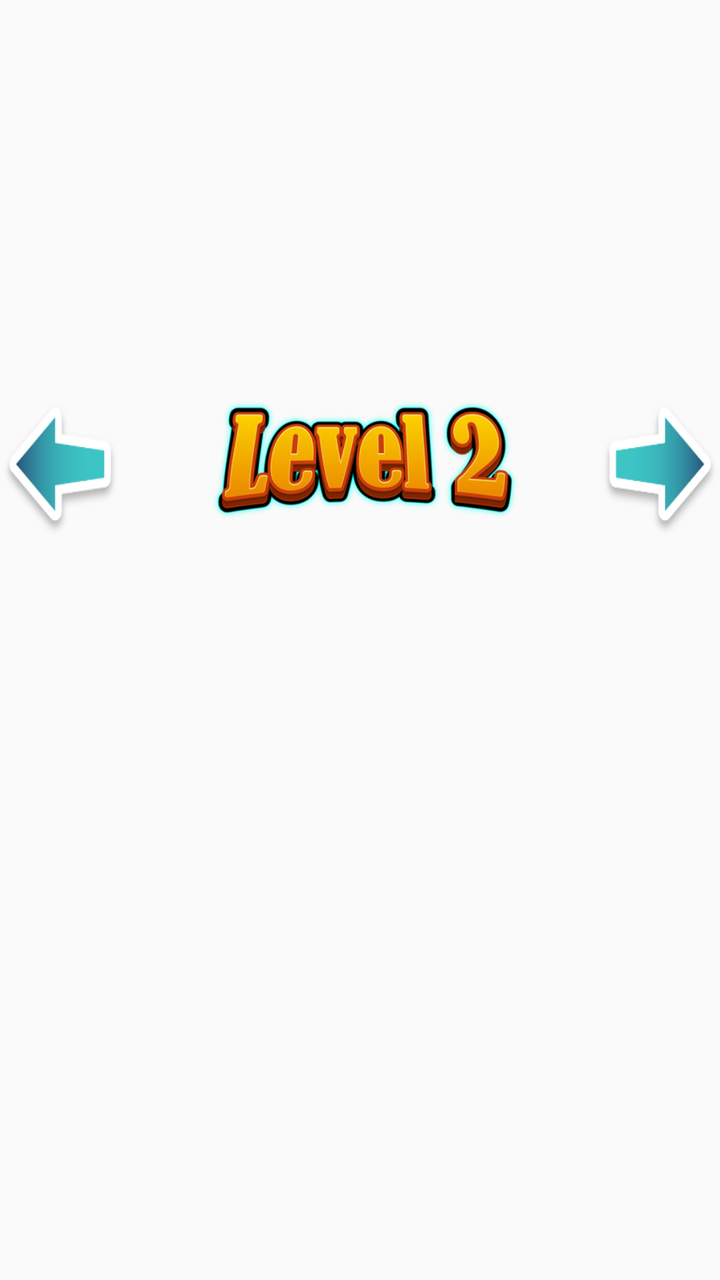
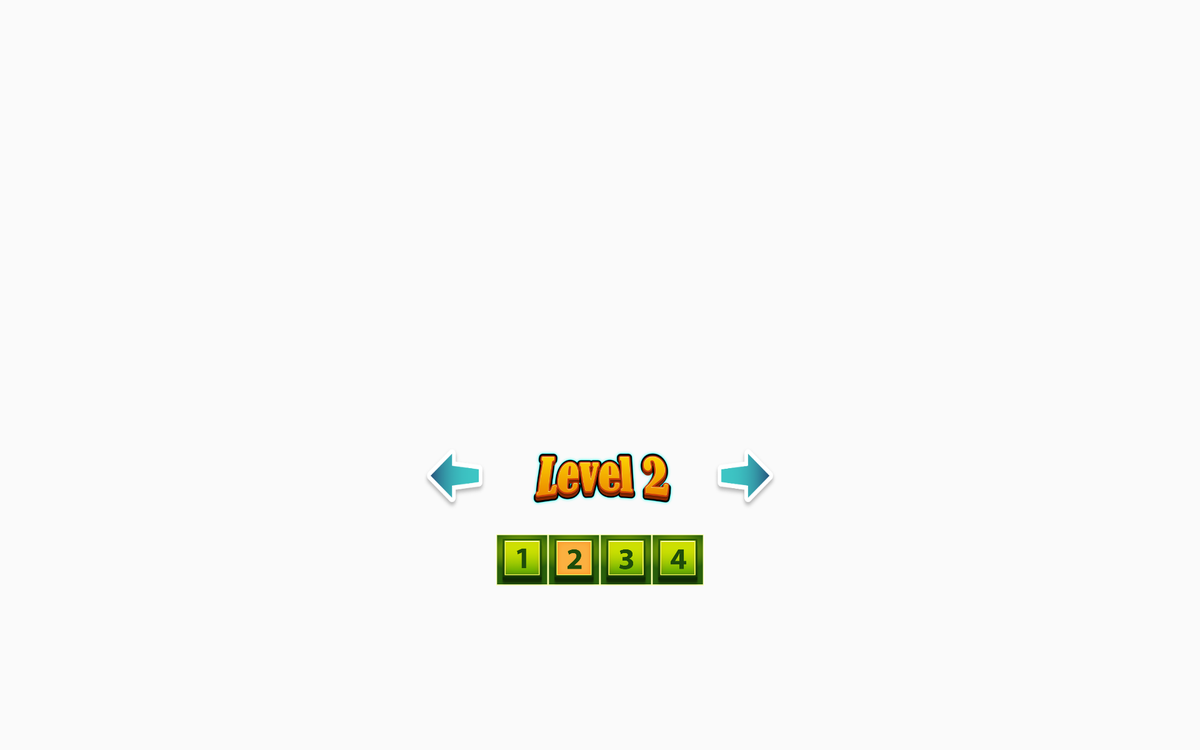

An Android layout and its configuration variant, each rendered on a device that would load it. The default file and the variant file are quoted in full after the pictures.
<!-- AndroidManifest.xml: application theme AppTheme -->
<!-- res/layout/level2.xml -->
<?xml version="1.0" encoding="utf-8"?>

<RelativeLayout xmlns:android="http://schemas.android.com/apk/res/android"
    android:layout_width="fill_parent"
    android:layout_gravity="bottom"
    android:layout_height="match_parent">

    <TextView
        android:layout_width="70dp"
        android:layout_height="70dp"

        android:layout_marginTop="200dp"
        android:layout_toLeftOf="@+id/ivLevel2"
        android:background="@drawable/arrow_left" />

    <ImageView

        android:id="@+id/ivLevel2"
        android:layout_width="240dp"
        android:layout_height="100dp"
        android:layout_centerHorizontal="true"
        android:layout_marginTop="180dp"
        android:src="@drawable/leveltwo" />

    <TextView
        android:layout_width="70dp"
        android:layout_height="70dp"
        android:layout_marginTop="200dp"
        android:layout_toRightOf="@+id/ivLevel2"
        android:background="@drawable/arrow_right" />

    
        
        
        
        
        
        
        

        
            
            
            

        
            
            
            

        
            
            
            

        
            
            
            
    

</RelativeLayout>
<!-- resources referenced by this layout -->
<resources>
  <!-- drawable arrow_left: png bitmap (drawable, 8587 bytes) -->
  <!-- drawable arrow_right: png bitmap (drawable, 7865 bytes) -->
  <!-- drawable leveltwo: png bitmap (drawable, 77087 bytes) -->
  <!-- from res/values-v21/ -->
  <style name="AppTheme" parent="android:Theme.Material.Light">
          <item name="android:colorPrimary">@color/primary</item>
          <item name="android:colorPrimaryDark">@color/primaryDark</item>
  
      </style>
  <color name="primary">#fffffea1</color>
  <color name="primaryDark">#ffe6d88c</color>
</resources>
<!-- res/layout-sw720dp/level2.xml (the repository's variant of the layout above) -->
<!-- drawn on a large tablet held sideways -->
<?xml version="1.0" encoding="utf-8"?>

<RelativeLayout xmlns:android="http://schemas.android.com/apk/res/android"
    android:layout_width="fill_parent"
    android:layout_gravity="bottom"
    android:layout_height="match_parent">

    <TextView
        android:layout_width="70dp"
        android:layout_height="70dp"
        android:layout_marginTop="475dp"
        android:layout_toLeftOf="@+id/ivLevel2"
        android:background="@drawable/arrow_left" />

    <ImageView

        android:id="@+id/ivLevel2"
        android:layout_width="240dp"
        android:layout_height="100dp"
        android:layout_centerHorizontal="true"
        android:layout_marginTop="460dp"
        android:src="@drawable/leveltwo" />

    <TextView
        android:layout_width="70dp"
        android:layout_height="70dp"
        android:layout_marginTop="475dp"
        android:layout_toRightOf="@+id/ivLevel2"
        android:background="@drawable/arrow_right" />

    <LinearLayout
        android:layout_width="fill_parent"
        android:layout_height="wrap_content"
        android:layout_below="@+id/ivLevel2"
        android:layout_centerHorizontal="true"
        android:layout_marginBottom="4dp"
        android:layout_marginTop="10dp"
        android:gravity="center"
        android:orientation="horizontal">

        <ImageView
            android:layout_width="55dp"
            android:layout_height="55dp"
            android:background="@drawable/buttonone" />

        <ImageView
            android:layout_width="55dp"
            android:layout_height="55dp"
            android:background="@drawable/buttontwoclick" />

        <ImageView
            android:layout_width="55dp"
            android:layout_height="55dp"
            android:background="@drawable/buttonthree" />

        <ImageView
            android:layout_width="55dp"
            android:layout_height="55dp"
            android:background="@drawable/buttonfour" />
    </LinearLayout>

</RelativeLayout>
<!-- resources referenced by the variant -->
<!-- as a large tablet held sideways resolves them -->
<resources>
  <!-- drawable arrow_left: png bitmap (drawable, 8587 bytes) -->
  <!-- drawable arrow_right: png bitmap (drawable, 7865 bytes) -->
  <!-- drawable buttonfour: png bitmap (drawable, 19671 bytes) -->
  <!-- drawable buttonone: png bitmap (drawable, 18704 bytes) -->
  <!-- drawable buttonthree: png bitmap (drawable, 21036 bytes) -->
  <!-- drawable buttontwoclick: png bitmap (drawable, 18460 bytes) -->
  <!-- drawable leveltwo: png bitmap (drawable, 77087 bytes) -->
  <!-- from res/values-v21/ -->
  <style name="AppTheme" parent="android:Theme.Material.Light">
          <item name="android:colorPrimary">@color/primary</item>
          <item name="android:colorPrimaryDark">@color/primaryDark</item>
  
      </style>
  <color name="primary">#fffffea1</color>
  <color name="primaryDark">#ffe6d88c</color>
</resources>
